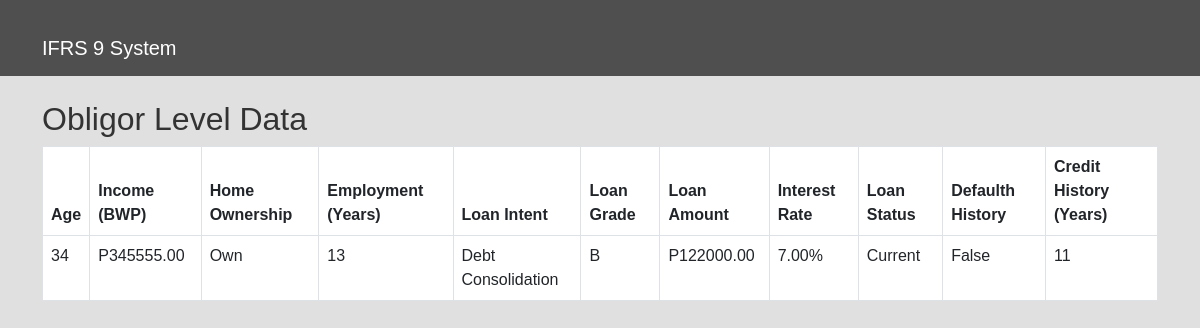
Page /obligor_data/ on the committed database.
### obligor_data/models.py (models this page shows, shortened)
class Obligor(models.Model):
    HOME_OWNERSHIP_CHOICES = [
        ('MORTGAGE', 'Mortgage'),
        ('RENT', 'Rent'),
        ('OWN', 'Own'),
        ('OTHER', 'Other'),
    ]
    LOAN_INTENT_CHOICES = [
        ('DEBT_CONSOLIDATION', 'Debt Consolidation'),
        ('EDUCATION', 'Education'),
        ('HOME_IMPROVEMENT', 'Home Improvement'),
        ('MEDICAL', 'Medical'),
        ('PERSONAL', 'Personal'),
        ('VENTURE', 'Venture'),
    ]
    LOAN_GRADE_CHOICES = [
        ('A', 'A'), ('B', 'B'), ('C', 'C'), ('D', 'D'),
        ('E', 'E'), ('F', 'F'), ('G', 'G')
    ]
    LOAN_STATUS_CHOICES = [
        ('CURRENT', 'Current'),
        ('DEFAULT', 'Default'),
        ('LATE', 'Late'),
        ('PAID_OFF', 'Paid Off'),
    ]
    person_age = models.PositiveIntegerField()
    person_income = models.DecimalField(max_digits=10, decimal_places=2)
    person_home_ownership = models.CharField(max_length=10, choices=HOME_OWNERSHIP_CHOICES)
    person_emp_length = models.PositiveIntegerField(help_text="Employment length in years")
    loan_intent = models.CharField(max_length=20, choices=LOAN_INTENT_CHOICES)
    loan_grade = models.CharField(max_length=1, choices=LOAN_GRADE_CHOICES)
    loan_amnt = models.DecimalField(max_digits=10, decimal_places=2)
    loan_int_rate = models.DecimalField(max_digits=5, decimal_places=2, help_text="Interest rate in %")
    loan_status = models.CharField(max_length=10, choices=LOAN_STATUS_CHOICES)
    loan_percent_income = models.DecimalField(max_digits=5, decimal_places=2, help_text="Loan as % of income")
    cb_person_default_on_file = models.BooleanField(help_text="Has the person defaulted before?")
    cb_person_cred_hist_length = models.PositiveIntegerField(help_text="Credit history length in years")

### obligor_data/views.py (the view)
# urls.py: path("", obligor_list, name="obligor_list"),
def obligor_list(request):
    obligors = Obligor.objects.all()
    return render(request, "obligor_list.html", {"obligors": obligors})

### obligor_data/templates/obligor_list.html
{% extends "base.html" %}
{% block content %}
<h2>Obligor Level Data</h2>
<table class="table table-bordered">
    <thead>
        <tr>
            <th>Age</th>
            <th>Income (BWP)</th>
            <th>Home Ownership</th>
            <th>Employment (Years)</th>
            <th>Loan Intent</th>
            <th>Loan Grade</th>
            <th>Loan Amount</th>
            <th>Interest Rate</th>
            <th>Loan Status</th>
            <th>Defaulth History</th>
            <th>Credit History (Years)</th>
        </tr>
    </thead>
    <tbody>
        {% for obligor in obligors %}
        <tr>
            <td>{{ obligor.person_age }}</td>
            <td>P{{ obligor.person_income }}</td>
            <td>{{ obligor.get_person_home_ownership_display }}</td>
            <td>{{ obligor.person_emp_length }}</td>
            <td>{{ obligor.get_loan_intent_display }}</td>
            <td>{{ obligor.loan_grade }}</td>
            <td>P{{ obligor.loan_amnt }}</td>
            <td>{{ obligor.loan_int_rate }}%</td>
            <td>{{ obligor.get_loan_status_display }}</td>
            <td>{{ obligor.cb_person_default_on_file}}</td>
            <td>{{ obligor.cb_person_cred_hist_length }}</td>
        </tr>
        {% endfor %}
    </tbody>
</table>
{% endblock %}

### finance/templates/base.html (style rules this page uses)
body { font-family: Arial, sans-serif; background-color: #e0e0e0; color: #333; }

### rows in the picture
Obligor: person_age "34", person_income "345555.00", person_home_ownership "Own", person_emp_length "13", loan_intent "Debt Consolidation", loan_grade "B", loan_amnt "122000.00", loan_int_rate "7.00", loan_status "Current", cb_person_default_on_file "False", cb_person_cred_hist_length "11"
